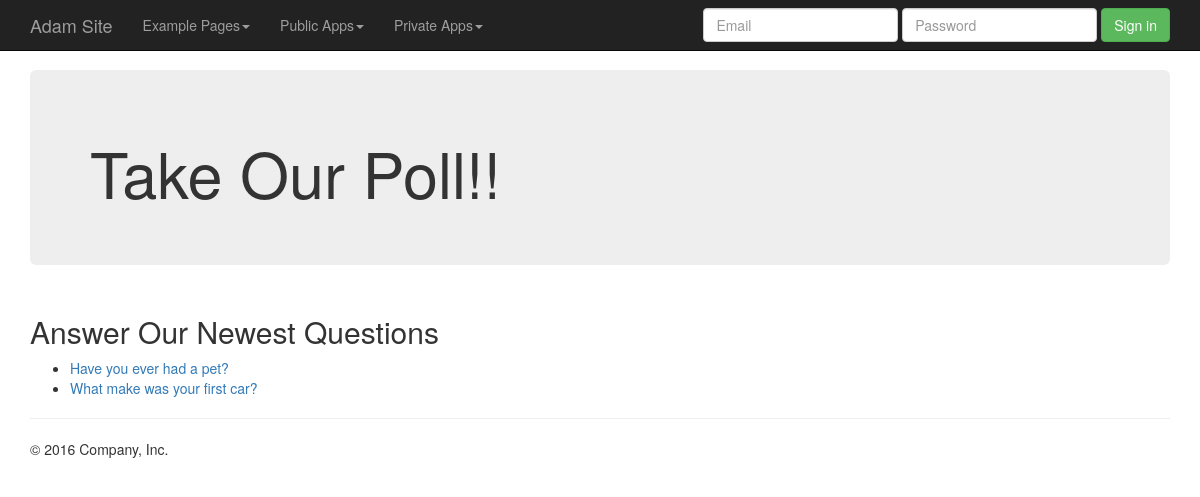
Before: /polls/ with the older database file.
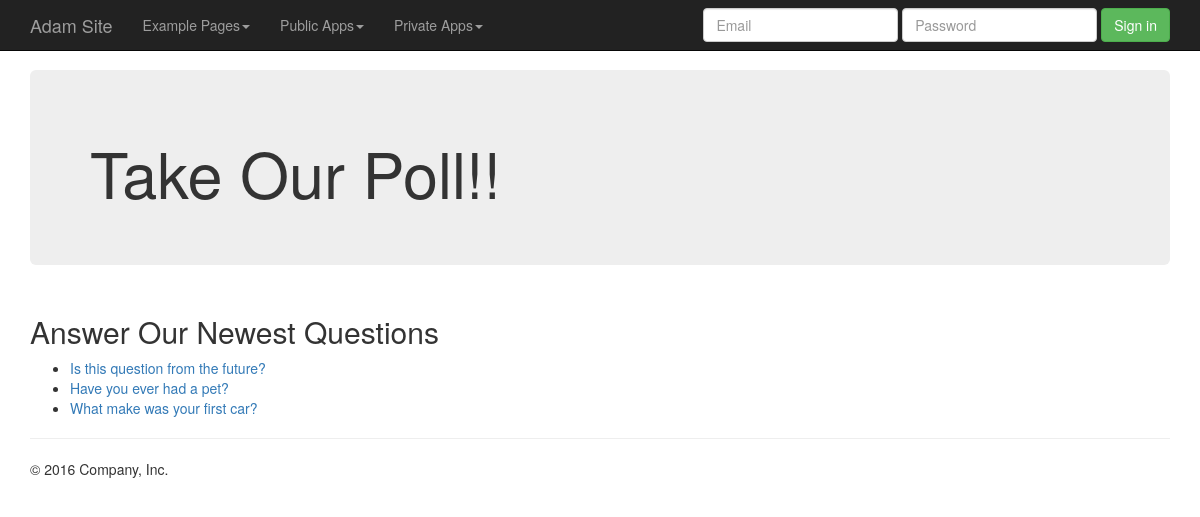
After: the same page with the newer database file.
### webapp/models.py (models this page shows, shortened)
class Question(models.Model):
    question_text = models.CharField(max_length=200)
    pub_date = models.DateTimeField('date published')

### webapp/views.py (the view)
# urls.py: url(r'^polls/', include('webapp.urls')),
def polls(request):
    latest_question_list = Question.objects.order_by('-pub_date')[:5]
    context = {
        'latest_question_list': latest_question_list
    }
    return render(request, 'webapp/polls.html', context=context)

### webapp/templates/webapp/polls.html
{% extends "main.html" %}
{% block jumbotronContent %}
    <h1>Take Our Poll!!</h1>
{% endblock %}
{% block bodyContent %}
    {% if latest_question_list %}
        <h2>Answer Our Newest Questions</h2>
        <ul>
            {% for latest_question in latest_question_list %}
                <li>
                    <a href="{% url 'polls:detail' latest_question.id %}">
                        {{ latest_question.question_text }}
                    </a>
                </li>
            {% endfor %}
        </ul>
    {% endif %}
{% endblock %}

Changed rows visible on the page:
added Question: question_text "Is this question from the future?"
